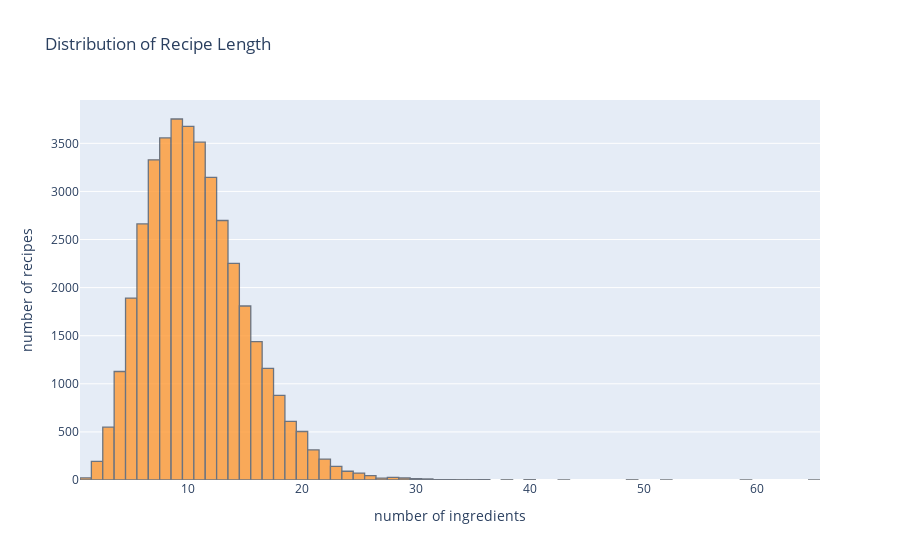

Notebook cell for this chart:
### Code cell
train['No. of ingredients'].iplot(kind='hist',layout=go.Layout(title='Distribution of Recipe Length', xaxis=dict(title='number of ingredients'), yaxis = dict(title='number of recipes')))

### Figure 1 — Plotly figure (JSON) as saved in the notebook; plotly's stock layout.template omitted (floating-point values rounded to 4 significant figures; data arrays with more than 128 entries replaced by an {"elided": "..."} marker saying what was removed)
{"data": [{"histfunc": "count", "histnorm": "", "marker": {"color": "rgba(255, 153, 51, 1.0)", "line": {"color": "#4D5663", "width": 1.3}}, "name": "No. of ingredients", "opacity": 0.8, "orientation": "v", "type": "histogram", "x": {"elided": "39774 int values"}}], "layout": {"barmode": "overlay", "title": {"text": "Distribution of Recipe Length"}, "xaxis": {"title": {"text": "number of ingredients"}}, "yaxis": {"title": {"text": "number of recipes"}}}}
